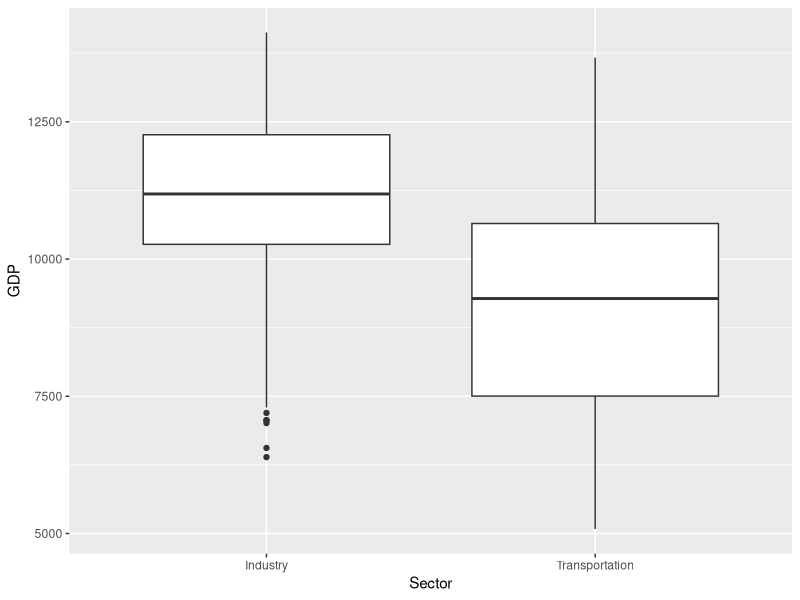
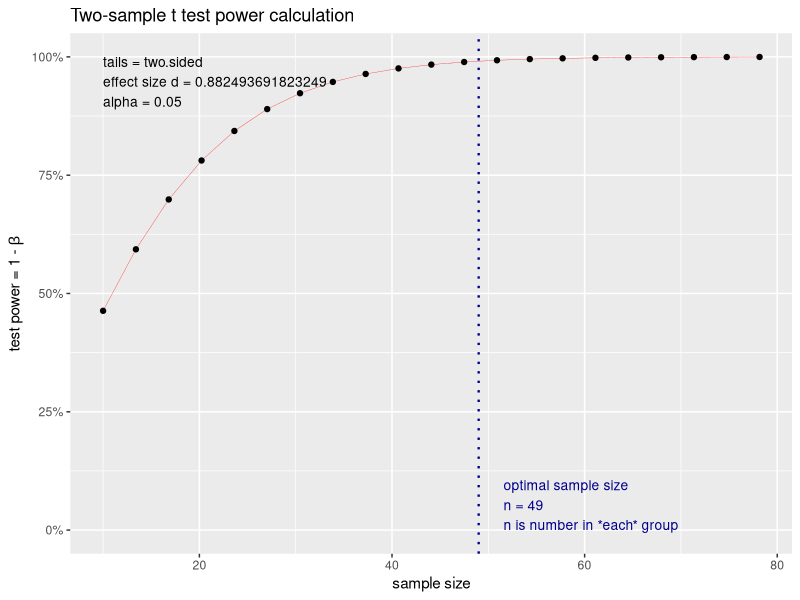

Generate these figures, in order, with R:
df <- read.csv("20193200544011566783NQQ2503814615961.csv")
names(df)[names(df) == "X"] <- "Type"
View(df)

str(df)

# To simolify the Type variable, transform funnction is used
transformed_gdp_data <- transform(df, Type = factor(Type, labels = c("non-seasonal", "seasonal")))
str(transformed_gdp_data)

# Subsets are created to select the appropriate variables need for data analysis
sub <- subset(transformed_gdp_data, select = c(1,4,7))
View(sub)
str(sub)
sub$Type <- as.character(sub$Type)


# creating new dataset containing the GDPs of the two sectors Industry and Transportation 
# from the original dataset
new_dataset <- data.frame(Sector = rep(c("Industry","Transportation"), each = 152),
                      GDP = c(sub$Industry, sub$Distribution.Transport.Software.and.Communication),
                      Type = c(sub$Type))

View(new_dataset)
str(new_dataset)

# ggplot2 library is called to create a ggplot comparing Industry and Transportation business sectors
library(ggplot2)
ggplot(data = new_dataset, mapping = aes(x = Sector, y = GDP)) +
  geom_boxplot()

# The subset of the industry business sector is created
industry_subset <- new_dataset[ which(new_dataset$Sector == "Industry"),]
View(industry_subset)
str(industry_subset)

# The subset of the transportation business sector is created.
transportation_subset <- new_dataset[which(new_dataset$Sector == "Transportation"),]
View(transportation_subset)
str(transportation_subset)

# Shapiro test is performed to check the p value of GDP 
# of Industry business sector
normality_test <- shapiro.test(industry_subset$GDP)
normality_test$p.value


# Shapiro test is performed to check the p value of GDP 
# of Transportation business sector
normality_test1 <- shapiro.test(transportation_subset$GDP)
normality_test1$p.value

# Wilcox test is selected as both the variables are numerical
# and p values of both the variables is below 0.05
res <- wilcox.test(industry_subset$GDP, transportation_subset$GDP)
res
# Wilcox test shows that p value is below 0.05 
# and the alternative hypothesis will be selected

# Means of the GDPs of both Industry and Transportation sectors
# will be calculated to determine standard deviation which is 
# then used to compute delta value
mean1 <- mean(industry_subset$GDP)
mean2 <- mean(transportation_subset$GDP)
sd <- sd(new_dataset$GDP)
delta1 <- (mean1 - mean2)/sd
delta1

# The pwr package is installed and its library is called
# because it is needed to perform power test
install.packages("pwr")
library(pwr)

# power.t.test is used to examine the sample number of the data
power.t.test(delta = delta1, 
             n = NULL, 
             sig.level = 0.05, 
             power = 0.90, 
             type = "two.sample", 
             alternative = "two.sided")

# pwr.t.test id used to examine the effect size and also
# visualize it using plot function 
power_information <- pwr.t.test(d = delta1, 
                                sig.level = 0.05,
                                power = 0.99,
                                type = "two.sample",
                                alternative = "two.sided")

power_information
plot(power_information)

# The spearmen correlation is found to examine the correlation
# between the GDPs of both Industry and Transportation sectors
cohen.ES(test = c("p"), size = c("small"))
res2 <- cor.test(industry_subset$GDP, transportation_subset$GDP,
                 method = "spearman")
res2
# the rho spearman's rank correlation is 0.506827
